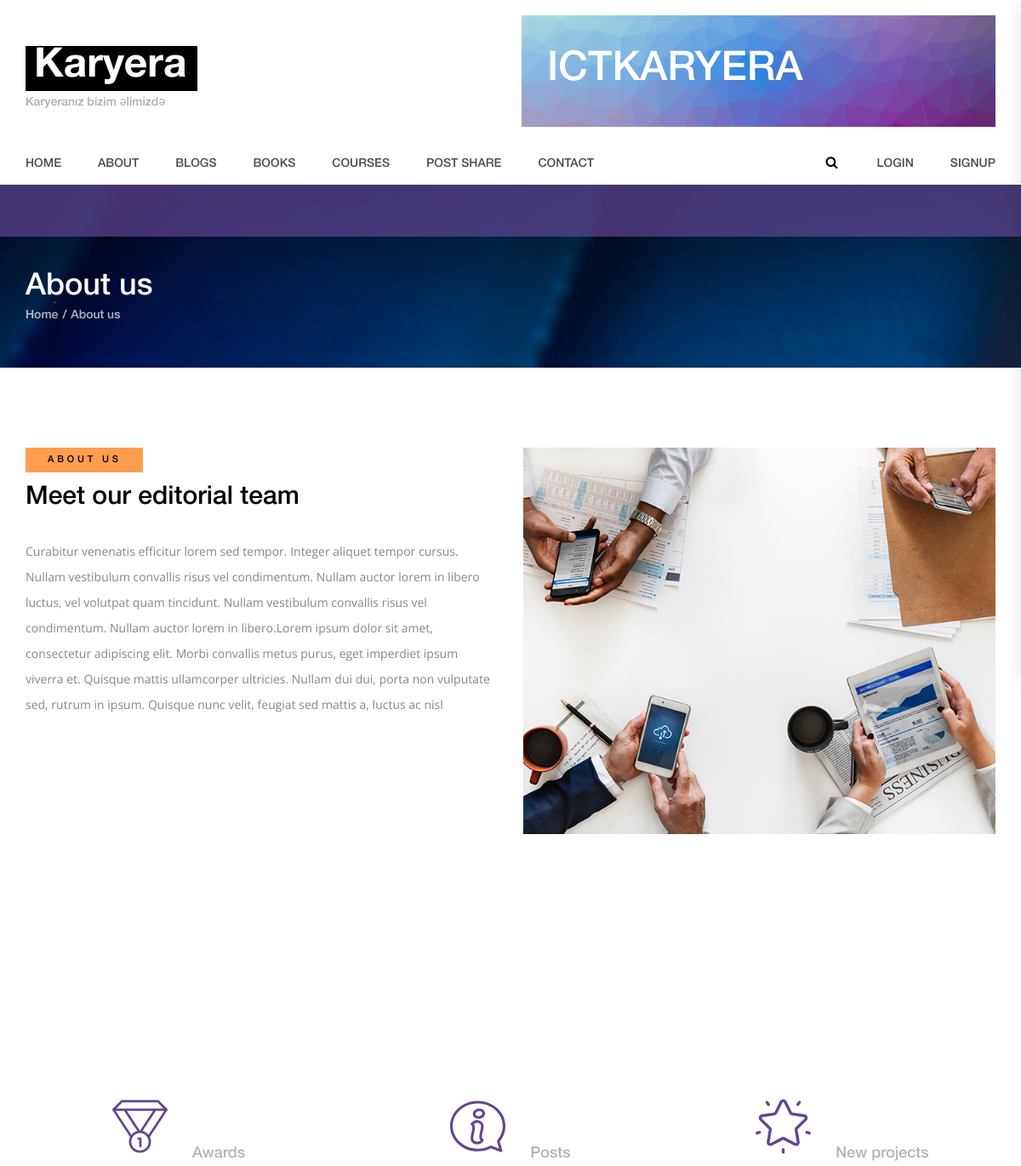
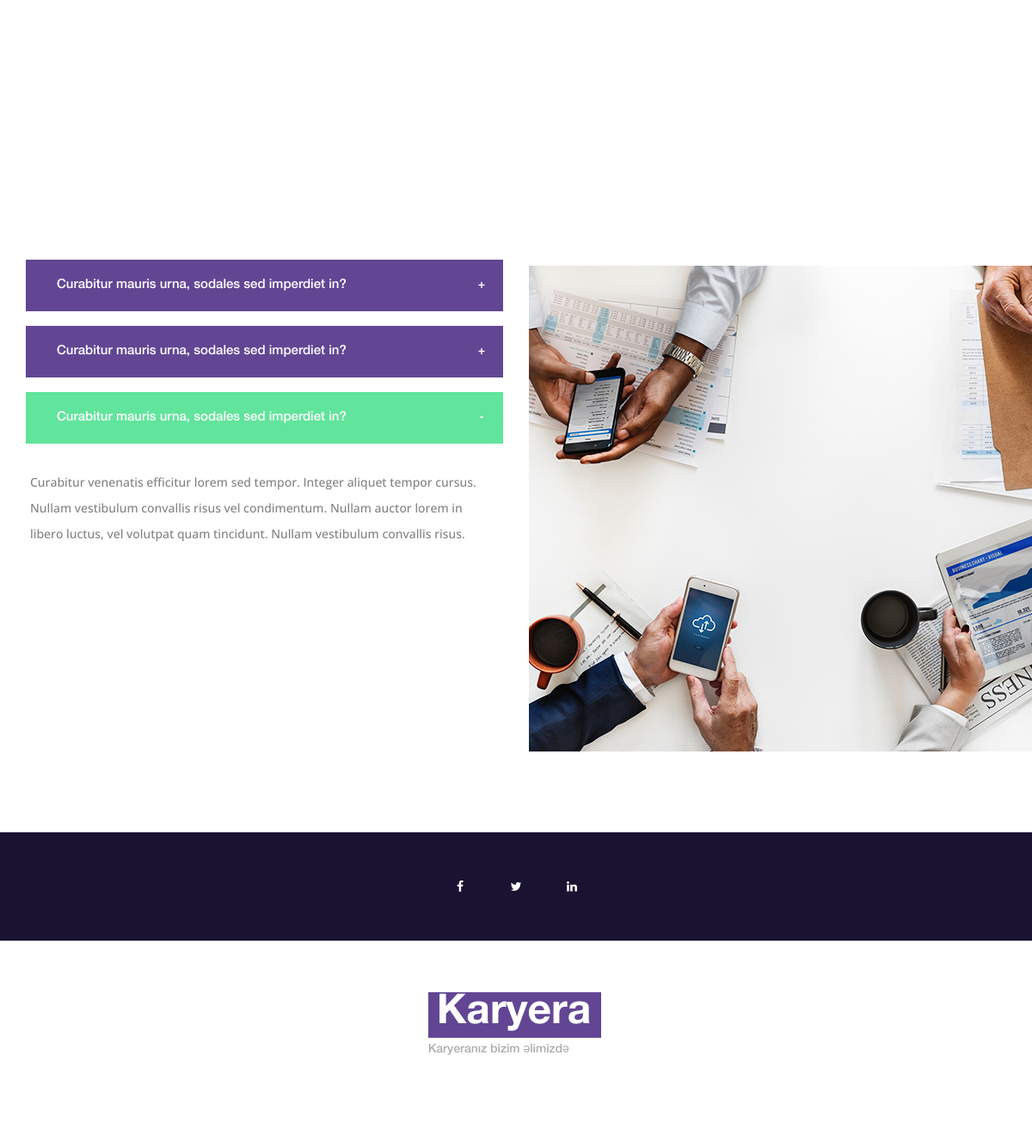
The page /about/ on the database its author committed (2 pictures, top to bottom).
### ict_app/models.py (models this page shows, shortened)
class About_part(models.Model):
    title=models.CharField(max_length=50)
    description=models.TextField()
    main_image=models.ImageField()
    second_image=models.ImageField()
    awards=models.PositiveSmallIntegerField()
    articles=models.PositiveSmallIntegerField()
    projects=models.PositiveSmallIntegerField()
    card_title_1=models.CharField(max_length=250)
    card_description_1=models.TextField()
    card_title_2=models.CharField(max_length=250)
    card_description_2=models.TextField()
    card_title_3=models.CharField(max_length=250)
    card_description_3=models.TextField()

### ict_app/views.py (the view)
# urls.py: path('about/', views.about, name='ict-about'),
def about(request):
    data=About_part.objects.first()
    return render(request, 'about.html',{"data":data})

### ict_app/templates/about.html (shortened to what this page needs)
{% extends "base.html" %}
{% load static %}
{% block links %}
<link rel="stylesheet" type="text/css" href="{% static 'styles/bootstrap-4.1.2/bootstrap.min.css' %}">
<link href="{% static 'plugins/font-awesome-4.7.0/css/font-awesome.min.css' %}" rel="stylesheet" type="text/css">
<link rel="stylesheet" type="text/css" href="{% static 'styles/about.css' %}">
<link rel="stylesheet" type="text/css" href="{% static 'styles/about_responsive.css' %}">
{% endblock links %}
{% block content %}
	<div class="home">
		<div class="parallax_background parallax-window" data-parallax="scroll" data-image-src="{% static 'images/about.jpg' %}" data-speed="0.8"></div>
		<div class="home_content_container">
			<div class="container">
				<div class="row">
					<div class="col">
						<div class="home_content">
							<div class="home_title">About us</div>
							<div class="breadcrumbs">
								<ul class="d-flex flex-row align-items-start justify-content-start">
									<li><a href="index.html">Home</a></li>
									<li>About us</li>
								</ul>
							</div>
						</div>
					</div>
				</div>
			</div>
		</div>
	</div>
	<div class="intro">
		<div class="container">
			<div class="row">
				<div class="col-lg-6 intro_col">
					<div class="intro_content post_h_large">
						<div class="post_content">
							<div class="post_category cat_about"><a >about us</a></div>
							<div class="post_title"><a >{{data.title}}</a></div>
							<div class="post_text">
								<p>
								{{data.description}}
								</p>
							</div>
						</div>
					</div>
				</div>
				<div class="col-lg-6 intro_col">
					<div class="intro_image">
						<img src="{{data.main_image.url}}" alt="https://unsplash.com/@rawpixel">
					</div>
				</div>
			</div>
		</div>
	</div>
	<div class="milestones">
		<div class="parallax_background parallax-window" data-parallax="scroll" data-image-src="{% static 'images/milestones.jpg' %}" data-speed="0.8"></div>
		<div class="container">
			<div class="row">
				<div class="col-xl-4 col-md-6 milestone_col">
					<div class="milestone d-flex flex-row align-items-center justify-content-center">
						<div class="milestone_icon d-flex flex-column align-items-center justify-content-center"><img src="{% static 'images/icon_5.svg' %}" alt=""></div>
						<div class="milestone_content">
							<div class="milestone_counter" data-end-value="{{data.awards}}">0</div>
							<div class="milestone_text">Awards</div>
						</div>
					</div>
				</div>
				<div class="col-xl-4 col-md-6 milestone_col">
					<div class="milestone d-flex flex-row align-items-center justify-content-center">
						<div class="milestone_icon d-flex flex-column align-items-center justify-content-center"><img src="{% static 'images/icon_6.svg' %}" alt=""></div>
						<div class="milestone_content">
							<div class="milestone_counter" data-end-value="{{data.articles}}">0</div>
							<div class="milestone_text">Posts</div>
						</div>
					</div>
				</div>
				<div class="col-xl-4 col-md-6 milestone_col">
					<div class="milestone d-flex flex-row align-items-center justify-content-center">
						<div class="milestone_icon d-flex flex-column align-items-center justify-content-center"><img src="{% static 'images/icon_7.svg' %}" alt=""></div>
						<div class="milestone_content">
							<div class="milestone_counter" data-end-value={{data.projects}}>0</div>
							<div class="milestone_text">New projects</div>
						</div>
					</div>
				</div>
			</div>
		</div>
	</div>
	<div class="about_extras">
		<div class="container">
			<div class="row">
				<div class="col-lg-6">
					<div class="accordions">
						<div class="accordion_container">
							<div class="accordion d-flex flex-row align-items-center"><div>{{data.card_title_1}}</div></div>
						</div>
						<div class="accordion_container">
							<div class="accordion d-flex flex-row align-items-center"><div>{{data.card_title_2}}</div></div>
						</div>
						<div class="accordion_container">
							<div class="accordion d-flex flex-row align-items-center active"><div>{{data.card_title_3}}</div></div>
							<div class="accordion_panel">
								<div>
									<p>{{data.card_description_3}}</p>
								</div>
							</div>
						</div>
					</div>
				</div>
				<div class="col-lg-6">
					<div class="loaders d-flex flex-row align-items-start justify-content-start flex-wrap">
						<img src="{% static 'images/about_intro.jpg' %}" alt="https://unsplash.com/@rawpixel">
					</div>
				</div>
			</div>
		</div>
	</div>
{% endblock content %}

### templates/base.html (shortened to what this page needs)
{% load static %}
<!DOCTYPE html>
<html lang="en">
<head>
{% block links %}{% endblock links %}
</head>
<body>
<div class="super_container">
	<header class="header">
		<div class="header_content_container">
			<div class="container">
				<div class="row">
					<div class="col">
						<div class="header_content d-flex flex-row align-items-center justfy-content-start">
							<div class="logo_container">
								<a href="/">
									<div class="logo"><span>Karyera</span></div>
									<div class="logo_sub">Karyeranız bizim əlimizdə</div>
								</a>
							</div>
							<div class="header_extra ml-auto d-flex flex-row align-items-center justify-content-start">
								<a href="#">
									<div class="background_image" style="background-image:url({% static 'images/cool.jpg'%})"></div>
									<div class="header_extra_content">
										<div class="header_extra_title">ICtkaryera</div>
									</div>
								</a>
							</div>
						</div>
					</div>
				</div>
			</div>
		</div>
		<div class="header_nav_container" id="header">
			<div class="container">
				<div class="row">
					<div class="col">
						<div class="header_nav_content d-flex flex-row align-items-center justify-content-start">
							<nav class="main_nav">
								<ul class="main_nav_list d-flex flex-row align-items-center justify-content-start">
									<li><a href="/">Home</a></li>
									<li><a href="/about">About</a></li>
									<li ><a href="/blogs">Blogs</a></li>
									<li ><a href="/books">Books</a></li>
									<li ><a href="/courses">Courses</a></li>
									<li ><a href="/create">Post Share</a></li>
									<li><a href="/contact">Contact</a></li>
								</ul>
							</nav>
							<div class="header_search_container ml-auto">
								<div class="header_search">
									<form action="/search" id="header_search_form" class="header_search_form d-flex flex-row align-items-center justfy-content-start">
										<div><div class="header_search_activation"><i class="fa fa-search" aria-hidden="true"></i></div></div>
									</form>
								</div>
							</div>
					<nav class="main_nav">
								<ul class="main_nav_list d-flex flex-row align-items-center justify-content-end">
						{% if user.is_authenticated %}
							<li class=""><a ></a></li>
							<li class=""><a href="/logout">Logout</a></li>
						{% else %}
							<li class=""><a href="/login">Login</a></li>
							<li class=""><a href="/signup">Signup</a></li>
						{% endif %}
								</ul>
							</nav>
						</div>
					</div>
				</div>
			</div>
		</div>
	</header>
		{% block content %}{% endblock content %}
{% include "footer.html" %}
</div>
</body>
</html>

### templates/footer.html (shortened to what this page needs)
	{% load static %}
	<footer class="footer">
		<div class="footer_social">
			<div class="container">
				<div class="row">
					<div class="col text-center">
						<ul class="footer_social_list d-flex flex-row align-items-center justify-content-center">
							<li><a href="https://www.facebook.com/groups/ictkaryera"><i class="fa fa-facebook" aria-hidden="true"></i></a></li>
							<li><a ><i class="fa fa-twitter" aria-hidden="true"></i></a></li>
							<li><a ><i class="fa fa-linkedin" aria-hidden="true"></i></a></li>
						</ul>
					</div>
				</div>
			</div>
		</div>
		<div class="footer_content">
			<div class="parallax_background parallax-window" data-parallax="scroll" data-image-src="{% static 'images/footer.jpg' %}" data-speed="0.8"></div>
			<div class="container">
				<div class="row">
					<div class="col text-center">
						<div class="logo_container">
							<a href="#">
									<div class="logo"><span>Karyera</span></div>
									<div class="logo_sub">Karyeranız bizim əlimizdə</div>
							</a>
						</div>
						<div class="footer_nav_container text-center">
							<nav class="footer_nav">
								<ul class="footer_nav_list d-flex flex-md-row flex-column align-items-center justify-content-start">
									<li><a href="/">home</a></li>
									<li><a href="/about">about</a></li>
									<li><a href="/contact">contact</a></li>
								</ul>
							</nav>
						</div>
				</div>
			</div>
		</div>
	</footer>

### rows shown on the page
About_part: title "Meet our editorial team", description "Curabitur venenatis efficitur lorem sed tempor. Integer aliquet tempor cursus. Nullam vestibulum convallis risus vel condimentum. Nullam auctor lorem in libero luctus, vel volutpat quam tincidunt. Nullam vestibulum convallis risus vel condimentum. Nullam auctor lorem in libero.Lorem ipsum dolor sit amet, consectetur adipiscing elit. Morbi convallis metus purus, eget imperdiet ipsum viverra et. Quisque mattis ullamcorper ultricies. Nullam dui dui, porta non vulputate sed, rutrum in ipsum. Quisque nunc velit, feugiat sed mattis a, luctus ac nisl", main_image (picture), card_title_1 "Curabitur mauris urna, sodales sed imperdiet in?", card_title_2 "Curabitur mauris urna, sodales sed imperdiet in?", card_title_3 "Curabitur mauris urna, sodales sed imperdiet in?", card_description_3 "Curabitur venenatis efficitur lorem sed tempor. Integer aliquet tempor cursus. Nullam vestibulum convallis risus vel condimentum. Nullam auctor lorem in libero luctus, vel volutpat quam tincidunt. Nullam vestibulum convallis risus."
